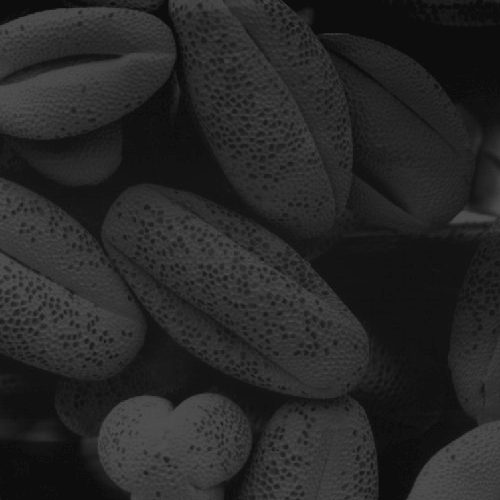
#> input picture 作业/pollen.tif, 500 x 500 px
$ python '第四题.py'
#> lines starting #> are read from the running program, lines starting #| are printed output that depends on the picture
import cv2
import numpy as np
import matplotlib.pyplot as plt


def plot_grayHist(grayHist,title):
    plt.plot(range(256), grayHist, 'r', linewidth=1.5, c='red')
    y_maxValue = np.max(grayHist)
    plt.axis([0, 255, 0, y_maxValue])
    plt.title(title)
    plt.xlabel("gray Level")
    plt.ylabel("Number Of Pixels")


def gray_l8(img):
    gray_list = [0, 0, 0, 0.15, 0.35, 0.65, 0.85, 1]
    layer_length = 256 // 8
    h, w = img.shape[0], img.shape[1]
    for i in range(h):
        for j in range(w):
            if img[i][j] <= layer_length:
                img[i][j] = 255 * gray_list[0]
            elif img[i][j] <= 2*layer_length:
                img[i][j] = 255 * gray_list[1]
            elif img[i][j] <= 3*layer_length:
                img[i][j] = 255 * gray_list[2]
            elif img[i][j] <= 4*layer_length:
                img[i][j] = 255 * gray_list[3]
            elif img[i][j] <= 5*layer_length:
                img[i][j] = 255 * gray_list[4]
            elif img[i][j] <= 6*layer_length:
                img[i][j] = 255 * gray_list[5]
            elif img[i][j] <= 7*layer_length:
                img[i][j] = 255 * gray_list[6]
            elif img[i][j] <= 8*layer_length:
                img[i][j] = 255 * gray_list[7]
    return img


def gaussian_noise(img, mean, sigma):
    # 将图片灰度标准化
    img = img / 255
    # 产生高斯 noise
    noise = np.random.normal(mean, sigma, img.shape)
    # 将噪声和图片叠加
    gaussian_out = img + noise
    # 将超过 1 的置 1，低于 0 的置 0
    gaussian_out = np.clip(gaussian_out, 0, 1)
    # 将图片灰度范围的恢复为 0-255
    gaussian_out = np.uint8(gaussian_out*255)
    # 将噪声范围搞为 0-255
    # noise = np.uint8(noise*255)
    return gaussian_out# 这里也会返回噪声，注意返回值

def blur(img):
    h, w = img.shape[0], img.shape[1]
    for i in range(1, h-1, 1):
        for j in range(1, w-1, 1):
            img[i][j] = (int(img[i][j-1]) + int(img[i][j+1]) + int(img[i-1][j]) + int(img[i+1][j])) // 4
    return img


img1 = cv2.imread('./pollen.tif')
#> img1 is the input picture: shape (500, 500, 3); min 13, max 83, mean 38.7
img1 = cv2.cvtColor(img1, cv2.COLOR_BGR2GRAY)
#> img1: shape (500, 500)
cv2.imshow('original', img1)
cv2.waitKey()
grayHist1 = cv2.calcHist([img1], [0], None, [256], [0, 256])
#> grayHist1 = 256 values, max 17718 at index 13, min 0 at index 0, mean 976.6

# 直方图均衡化
img2 = cv2.equalizeHist(img1)
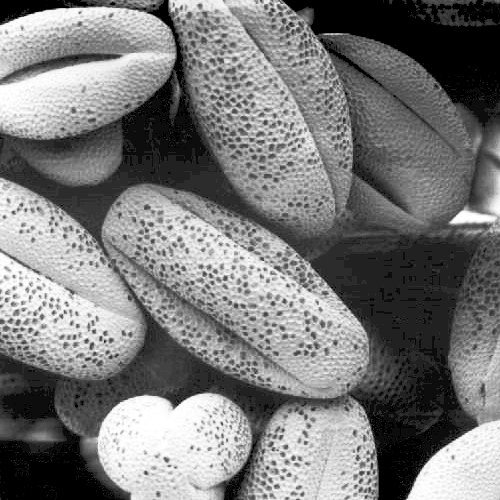
#> img2: shape (500, 500); min 0, max 255, mean 121.5
cv2.imshow('equalizeHist', img2)
cv2.waitKey()
grayHist2 = cv2.calcHist([img2], [0], None, [256], [0, 256])
#> grayHist2 = 256 values, max 17814 at index 0, min 0 at index 2, mean 976.6

# L8灰度级
img3 = gray_l8(img2)
#> after the loop in gray_l8, `for i in range(h):`:
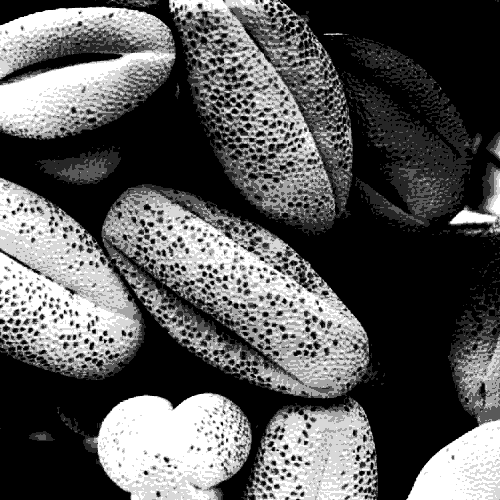
#> img: shape (500, 500); min 0, max 255, mean 89.7
cv2.imshow('gray_L8', img3)
cv2.waitKey()
grayHist3 = cv2.calcHist([img3], [0], None, [256], [0, 256])
#> grayHist3 = 256 values, max 104257 at index 0, min 0 at index 1, mean 976.6

# 添加高斯噪声
img_noise = gaussian_noise(img2, 0, 0.2)
#> in gaussian_noise, `gaussian_out = img + noise`:
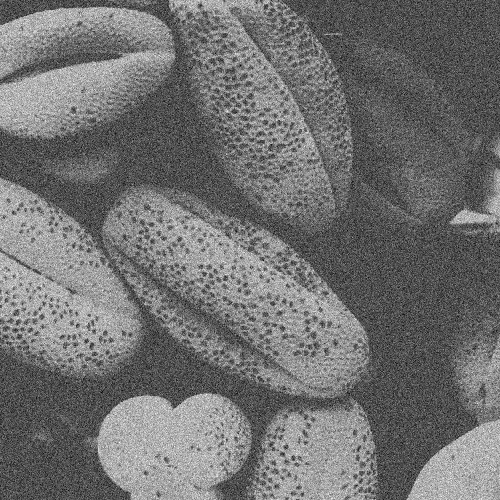
#> gaussian_out: shape (500, 500) float64; min -0.799, max 1.78, mean 0.352; drawn with min black and max white
#> in gaussian_noise, `gaussian_out = np.clip(gaussian_out, 0, 1)`:
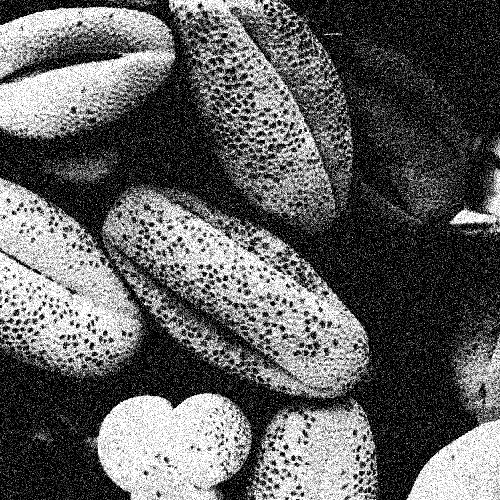
#> gaussian_out: shape (500, 500) float64; min 0, max 1, mean 0.376
cv2.imshow('gaussian_noise', img_noise)
cv2.waitKey()

# 4邻域平均法
img_4blur = blur(img_noise)
#> after the loop in blur, `for i in range(1, h-1, 1):`:
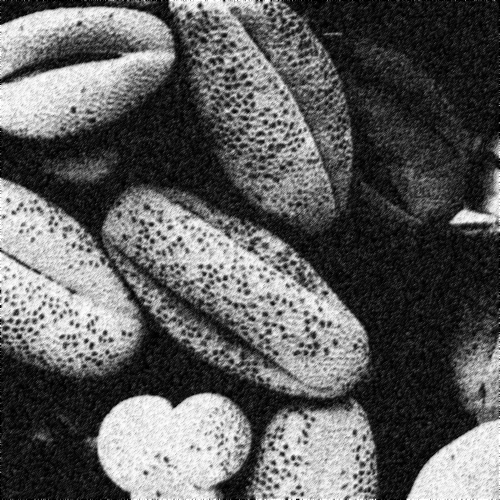
#> img: shape (500, 500); min 0, max 255, mean 94.8
cv2.imshow('4-blur', img_4blur)
cv2.waitKey()

# 中值滤波
img_medianblur = cv2.medianBlur(img_noise, 3)
cv2.imshow('medianblur', img_medianblur)
cv2.waitKey()

plt.figure(figsize=(15, 5))
plt.subplot(131)
plot_grayHist(grayHist1, 'original')
#> in plot_grayHist, `y_maxValue = np.max(grayHist)`: y_maxValue = 17718
plt.subplot(132)
plot_grayHist(grayHist2, 'equalizeHist')
plt.subplot(133)
plot_grayHist(grayHist3, 'gray_L8')
plt.tight_layout()
plt.show()
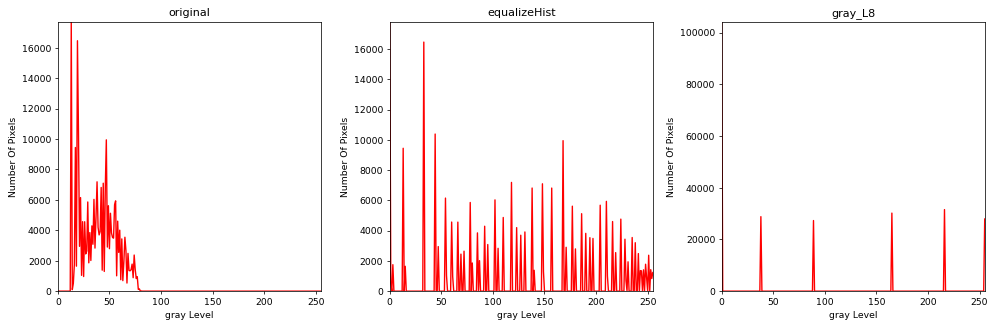
#> figure drawn by matplotlib, 3 panels; panel 1: curve peaks at x = 13, y = 17718; panel 2: curve peaks at x = 0, y = 17814; panel 3: curve peaks at x = 0, y = 104257

$ run again, with 作业/bridge-RS.jpg saved as 作业/pollen.tif
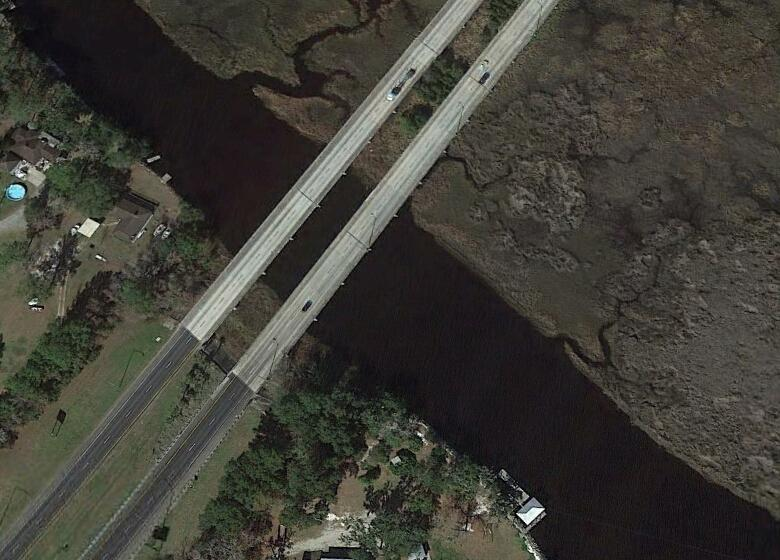
#> input picture 作业/bridge-RS.jpg, 780 x 560 px
#> img1 is the input picture: shape (560, 780, 3); mean B, G, R 54.7, 61.8, 63.2
#> img1: shape (560, 780)
#> grayHist1 = 256 values, max 12596 at index 26, min 1 at index 255, mean 1706.2
#> grayHist2 = 256 values, max 12596 at index 43, min 0 at index 5, mean 1706.2
#> grayHist3 = 256 values, max 163502 at index 0, min 0 at index 1, mean 1706.2
#> after the loop in blur, `for i in range(1, h-1, 1):`:
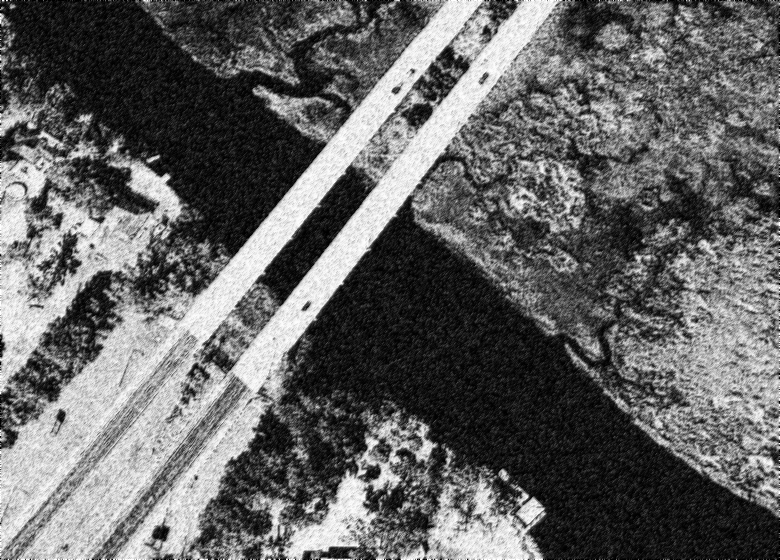
#> img: shape (560, 780); min 0, max 255, mean 100.1
#> y_maxValue = 12596
#> `plt.show()`:
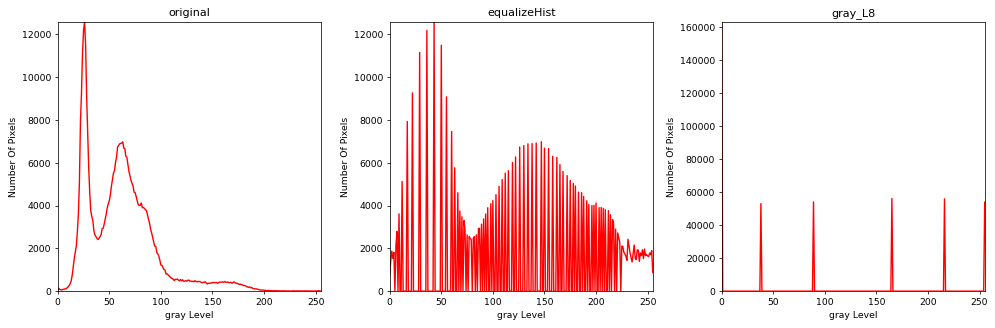
#> figure drawn by matplotlib, 3 panels; panel 1: curve peaks at x = 26, y = 12596; panel 2: curve peaks at x = 43, y = 12596; panel 3: curve peaks at x = 0, y = 163502
